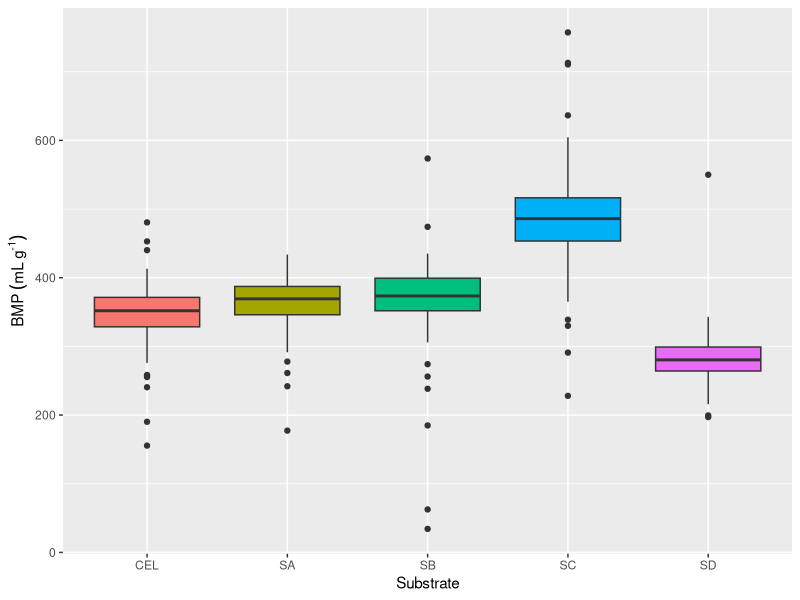
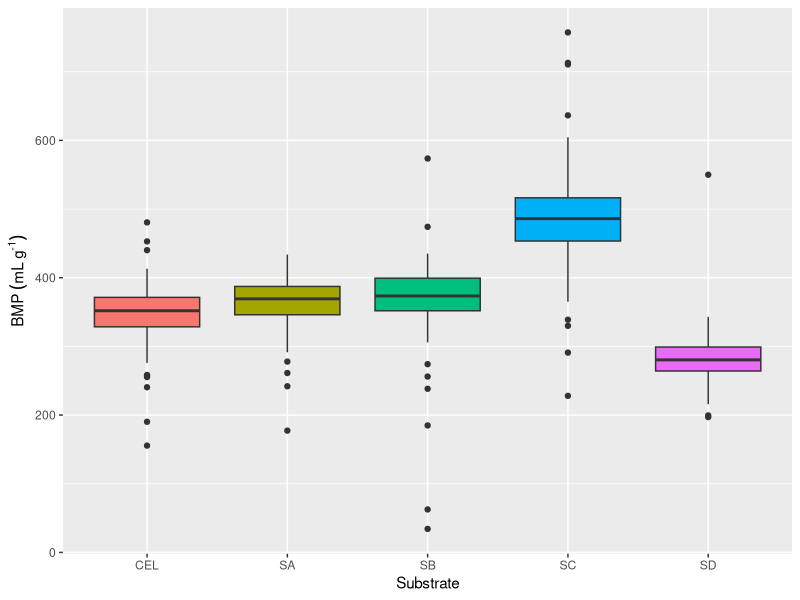
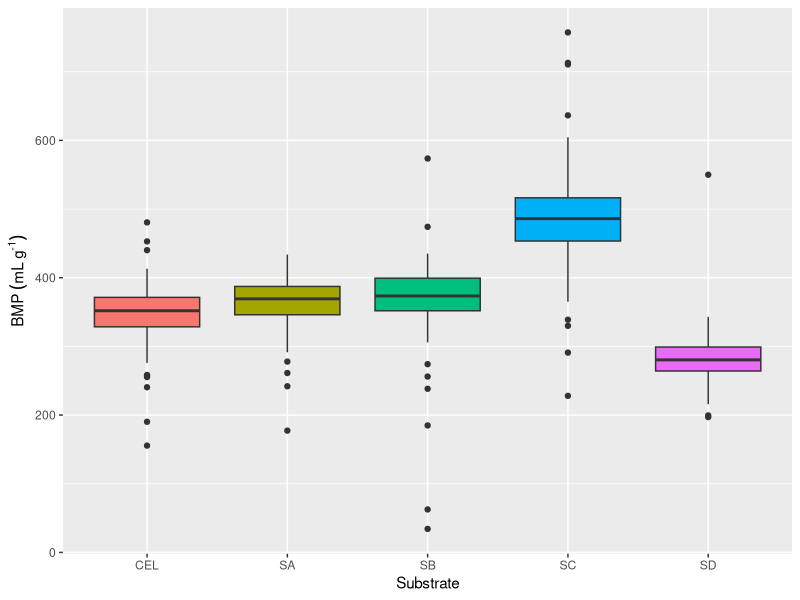

Here is the R script that generated these plots, in order:
# BMP plots

# Packages
library(ggplot2)

# Load data
BMP <- read.csv('../data/BMP.csv')

# Check
summary(BMP)

# Plot
ggplot(BMP, aes(substrate, BMP, fill = substrate)) +
  geom_boxplot() +
  labs(x = 'Substrate', y = expression('BMP'~(mL~g^'-1')), colour = 'Substrate') +
  theme(legend.position="none")
ggsave('../plots/BMP.png', height = 3, width = 3)
ggsave('../plots/BMP_small.png', height = 3, width = 3, dpi = 96)
